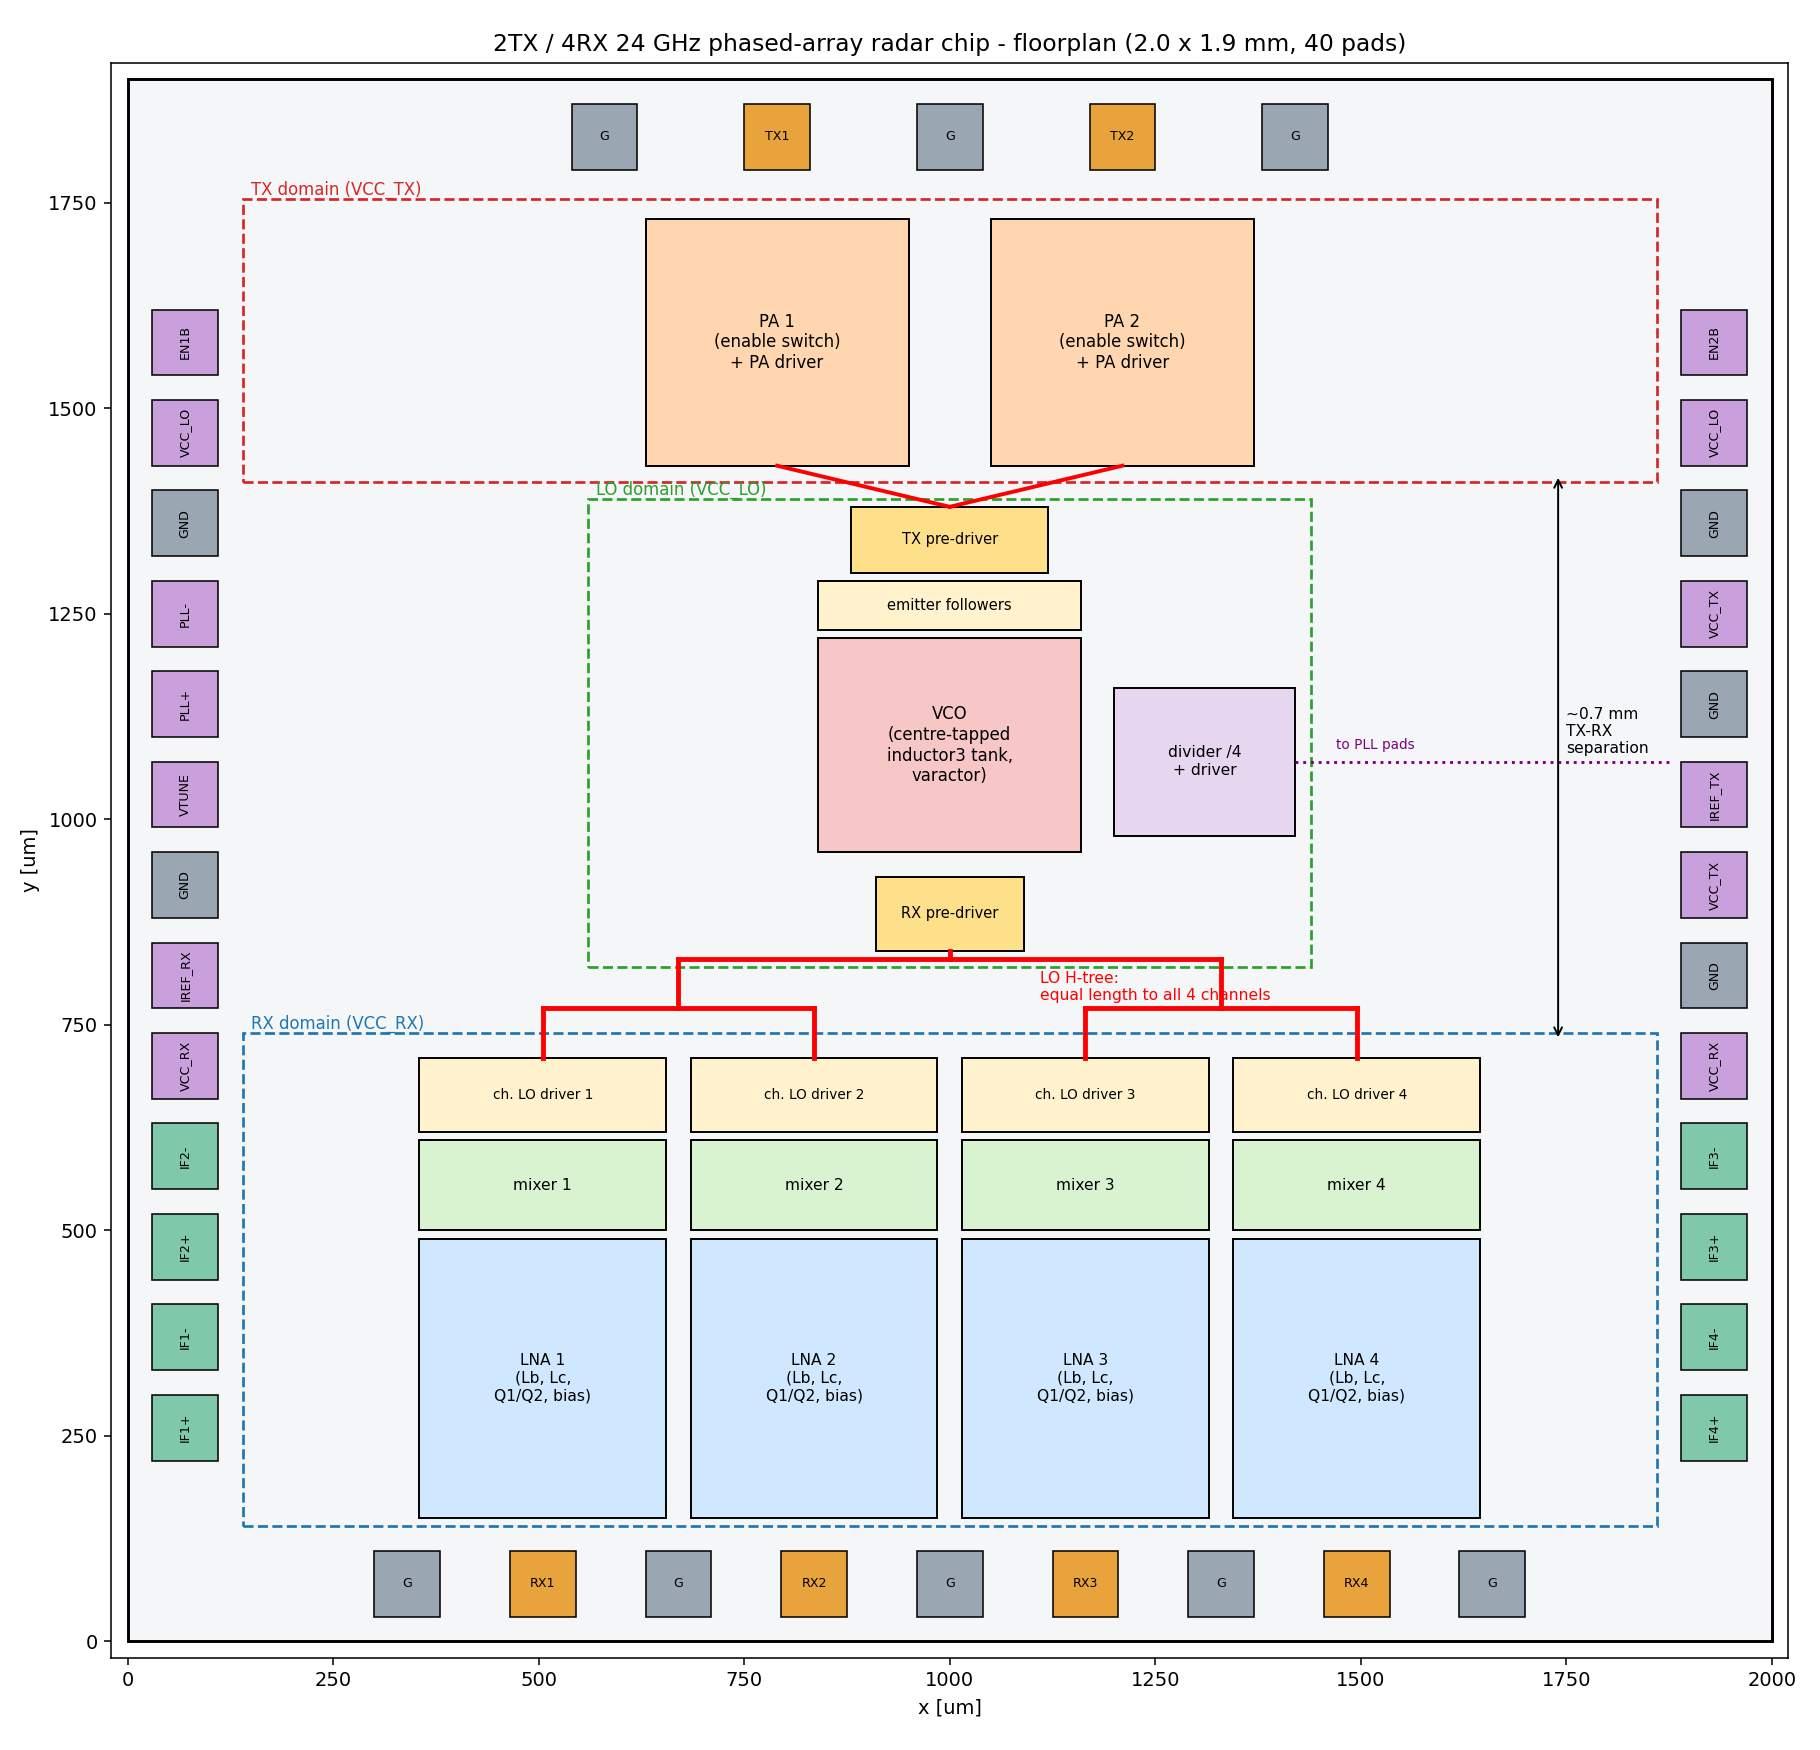

Recreate this plot in Python.
"""chip_floorplan.py - floorplan of the 2TX/4RX 24 GHz phased-array radar chip (IHP SG13G2).
Block sizes estimated from the LNA layout (generator) and the inductor sizes; pads 80x80 um.
Run: python3 chip_floorplan.py  -> chip_floorplan.png + pad list"""
import matplotlib; matplotlib.use("Agg")
import matplotlib.pyplot as plt
from matplotlib.patches import Rectangle, Circle
W, H = 2000, 1900                     # die size [um]
PAD, PITCH_RF, PITCH_DC = 80, 150, 110
fig, ax = plt.subplots(figsize=(13, 12.5)); ax.set_aspect("equal")
ax.add_patch(Rectangle((0, 0), W, H, fc="#f4f6f8", ec="k", lw=1.5))
pads = []
def pad(x, y, name, kind):
    col = {"S": "#e8a33d", "G": "#9aa6b2", "DC": "#c9a0dc", "IF": "#7fc8a9"}[kind]
    ax.add_patch(Rectangle((x - PAD/2, y - PAD/2), PAD, PAD, fc=col, ec="k", lw=0.8))
    ax.text(x, y, name, ha="center", va="center", fontsize=6.5, rotation=0 if abs(y - H/2) > H/2 - 120 else 90)
    pads.append((name, kind, x, y))
def block(x, y, w, h, name, col, fs=8):
    ax.add_patch(Rectangle((x, y), w, h, fc=col, ec="k", lw=1)); ax.text(x + w/2, y + h/2, name, ha="center", va="center", fontsize=fs)
# ---- bottom edge: 4 RX GSG with shared grounds (G S G S G S G S G)
xr = [W/2 - 4*PITCH_RF*1.0 + i*PITCH_RF for i in range(9)]
xr = [W/2 + (i - 4)*PITCH_RF*1.1 for i in range(9)]
for i, x in enumerate(xr): pad(x, 70, f"RX{i//2+1}" if i % 2 else "G", "S" if i % 2 else "G")
# ---- top edge: 2 TX GSG with shared grounds (G S G S G), far apart from RX
xt = [W/2 + (i - 2)*PITCH_RF*1.4 for i in range(5)]
for i, x in enumerate(xt): pad(x, H - 70, f"TX{i//2+1}" if i % 2 else "G", "S" if i % 2 else "G")
# ---- left / right edges: IF outputs (channels 1,2 left; 3,4 right) and DC
left  = ["IF1+", "IF1-", "IF2+", "IF2-", "VCC_RX", "IREF_RX", "GND", "VTUNE", "PLL+", "PLL-", "GND", "VCC_LO", "EN1B"]
right = ["IF4+", "IF4-", "IF3+", "IF3-", "VCC_RX", "GND", "VCC_TX", "IREF_TX", "GND", "VCC_TX", "GND", "VCC_LO", "EN2B"]
for i, n in enumerate(left):  pad(70, 260 + i*PITCH_DC, n, "IF" if n.startswith("IF") else ("G" if n == "GND" else "DC"))
for i, n in enumerate(right): pad(W - 70, 260 + i*PITCH_DC, n, "IF" if n.startswith("IF") else ("G" if n == "GND" else "DC"))
# ---- RX channel tiles (LNA + mixer + channel LO driver), one per RX pad, identical
TW, TH = 300, 560
for k in range(4):
    xs = xr[2*k + 1]
    block(xs - TW/2, 150, TW, 340, f"LNA {k+1}\n(Lb, Lc,\nQ1/Q2, bias)", "#cfe8ff", 8)
    block(xs - TW/2, 500, TW, 110, f"mixer {k+1}", "#d9f2d0", 8)
    block(xs - TW/2, 620, TW, 90, f"ch. LO driver {k+1}", "#fff2cc", 7)
# ---- LO H-tree (symmetric) from the RX pre-driver to the 4 channel drivers
yt, yb = 830, 710
xc = W/2
block(xc - 90, 840, 180, 90, "RX pre-driver", "#ffe08a", 7.5)
ax.plot([xc, xc], [840, yt], "r-", lw=2.5)
for side in (-1, 1):
    xm = (xr[1] + xr[3]) / 2 if side < 0 else (xr[5] + xr[7]) / 2
    ax.plot([xc, xm], [yt, yt], "r-", lw=2.5); ax.plot([xm, xm], [yt, 770], "r-", lw=2.5)
    a, b = (xr[1], xr[3]) if side < 0 else (xr[5], xr[7])
    ax.plot([a, b], [770, 770], "r-", lw=2.5)
    for x in (a, b): ax.plot([x, x], [770, yb], "r-", lw=2.5)
ax.text(xc + 110, 780, "LO H-tree:\nequal length to all 4 channels", color="r", fontsize=8)
# ---- LO core: VCO, emitter followers, divider, TX pre-driver
block(xc - 160, 960, 320, 260, "VCO\n(centre-tapped\ninductor3 tank,\nvaractor)", "#f7c6c6", 8.5)
block(xc - 160, 1230, 320, 60, "emitter followers", "#fff2cc", 7.5)
block(xc + 200, 980, 220, 180, "divider /4\n+ driver", "#e6d6f0", 8)
ax.plot([xc + 420, W - 120], [1070, 1070], ":", color="purple"); ax.text(xc + 470, 1085, "to PLL pads", fontsize=7, color="purple")
block(xc - 120, 1300, 240, 80, "TX pre-driver", "#ffe08a", 7.5)
for k, xs in enumerate((xt[1], xt[3])):
    block(xs - 160, 1430, 320, 300, f"PA {k+1}\n(enable switch)\n+ PA driver", "#ffd6b0", 8.5)
    ax.plot([xc, xs], [1380, 1430], "r-", lw=2)
# ---- isolation: ground ring between TX and RX sections, VCC domains
ax.plot([140, W - 140], [1265 - 340, 1265 - 340], color="#555", lw=0, alpha=0)
ax.add_patch(Rectangle((140, 140), W - 280, 600, fc="none", ec="#1f77b4", ls="--", lw=1.4))
ax.text(150, 745, "RX domain (VCC_RX)", color="#1f77b4", fontsize=8.5)
ax.add_patch(Rectangle((140, 1410), W - 280, 345, fc="none", ec="#d62728", ls="--", lw=1.4))
ax.text(150, 1760, "TX domain (VCC_TX)", color="#d62728", fontsize=8.5)
ax.add_patch(Rectangle((560, 820), W - 1120, 570, fc="none", ec="#2ca02c", ls="--", lw=1.4))
ax.text(570, 1395, "LO domain (VCC_LO)", color="#2ca02c", fontsize=8.5)
ax.annotate("", xy=(W - 260, 1420), xytext=(W - 260, 730), arrowprops=dict(arrowstyle="<->", color="k"))
ax.text(W - 250, 1080, "~0.7 mm\nTX-RX\nseparation", fontsize=8)
ax.set_xlim(-20, W + 20); ax.set_ylim(-20, H + 20); ax.set_xlabel("x [um]"); ax.set_ylabel("y [um]")
ax.set_title(f"2TX / 4RX 24 GHz phased-array radar chip - floorplan ({W/1000:.1f} x {H/1000:.1f} mm, {len(pads)} pads)", fontsize=12)
plt.tight_layout(); plt.savefig("chip_floorplan.png", dpi=140)
kinds = {}
for n, k, x, y in pads: kinds[k] = kinds.get(k, 0) + 1
print("die %.1f x %.1f mm = %.2f mm2, pads: %d" % (W/1000, H/1000, W*H/1e6, len(pads)), kinds)
